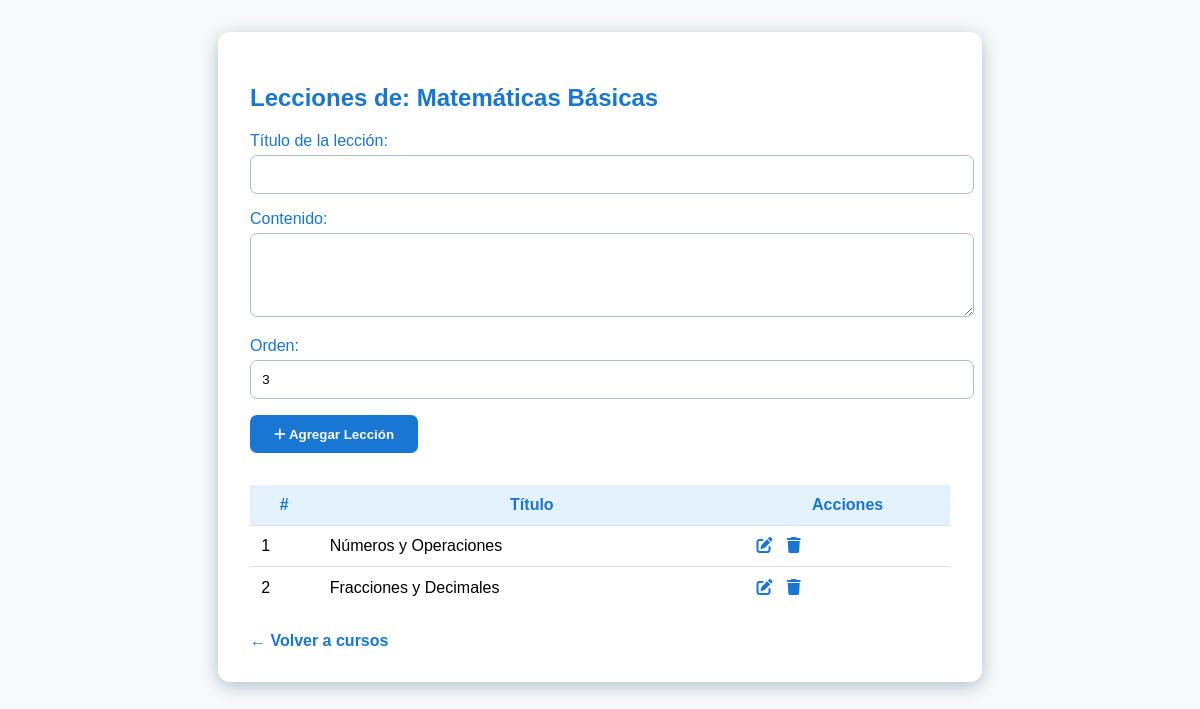
Page /dashboard/admin/manage_lessons.php?curso_id=1 (signed in) on the committed database.
### tables this page shows
CREATE TABLE IF NOT EXISTS `cursos` (
  `id` int(11) NOT NULL AUTO_INCREMENT,
  `titulo` varchar(100) NOT NULL,
  `descripcion` text NOT NULL,
  `instructor_id` int(11) NOT NULL,
  `creado_en` timestamp NOT NULL DEFAULT current_timestamp(),
  `imagen_portada` varchar(255) DEFAULT NULL,
  `categoria` varchar(50) DEFAULT NULL,
  `estado` enum('borrador','publicado','archivado') DEFAULT 'borrador',
  `nivel` varchar(30) DEFAULT NULL,
  `duracion` varchar(30) DEFAULT NULL,
  `requisitos` text DEFAULT NULL,
  PRIMARY KEY (`id`),
  KEY `instructor_id` (`instructor_id`)
);

CREATE TABLE IF NOT EXISTS `lecciones` (
  `id` int(11) NOT NULL AUTO_INCREMENT,
  `curso_id` int(11) NOT NULL,
  `titulo` varchar(150) NOT NULL,
  `contenido` text NOT NULL,
  `orden` int(11) DEFAULT 1,
  PRIMARY KEY (`id`),
  KEY `curso_id` (`curso_id`)
);

### dashboard/admin/manage_lessons.php (the view, shortened to what this page needs)
<?php
require_once __DIR__ . '/../../backend/db/db.php';
$curso_id = isset($_GET['curso_id']) ? intval($_GET['curso_id']) : 0;
$stmt = $conn->prepare('SELECT titulo FROM cursos WHERE id = ?');
$stmt->execute([$curso_id]);
$curso = $stmt->fetch(PDO::FETCH_ASSOC);
$stmt = $conn->prepare('SELECT * FROM lecciones WHERE curso_id = ? ORDER BY orden ASC');
$stmt->execute([$curso_id]);
$lecciones = $stmt->fetchAll(PDO::FETCH_ASSOC);
?>
<!DOCTYPE html>
<html lang="es">
<head>
    <link rel="stylesheet" href="https://cdnjs.cloudflare.com/ajax/libs/font-awesome/6.0.0/css/all.min.css">
</head>
<body>
<div class="container">
    <h2>Lecciones de: <?= htmlspecialchars($curso['titulo']) ?></h2>
    <form method="post">
        <label for="titulo">Título de la lección:</label>
        <input type="text" id="titulo" name="titulo" required>
        <label for="contenido">Contenido:</label>
        <textarea id="contenido" name="contenido" rows="4" required></textarea>
        <label for="orden">Orden:</label>
        <input type="number" id="orden" name="orden" min="1" value="<?= count($lecciones)+1 ?>" required>
        <button type="submit"><i class="fas fa-plus"></i> Agregar Lección</button>
    </form>
    <table>
        <thead>
            <tr><th>#</th><th>Título</th><th>Acciones</th></tr>
        </thead>
        <tbody>
        <?php foreach ($lecciones as $lec): ?>
            <tr>
                <td><?= $lec['orden'] ?></td>
                <td><?= htmlspecialchars($lec['titulo']) ?></td>
                <td class="actions">
                    <a href="/AprendePlus/dashboard/admin/edit_lesson.php?id=<?= $lec['id'] ?>&curso_id=<?= $curso_id ?>" title="Editar"><i class="fas fa-edit"></i></a>
                    <a href="/AprendePlus/dashboard/admin/delete_lesson.php?id=<?= $lec['id'] ?>&curso_id=<?= $curso_id ?>" title="Eliminar" onclick="return confirm('¿Eliminar esta lección?')"><i class="fas fa-trash"></i></a>
                </td>
            </tr>
        <?php endforeach; ?>
        </tbody>
    </table>
    <a href="/AprendePlus/dashboard/admin/all_courses.php" style="display:inline-block;margin-top:1.5rem;color:#1976d2;text-decoration:none;font-weight:600;">&larr; Volver a cursos</a>
</div>
</body>
</html>

### dashboard/admin/manage_lessons.php (style rules this page uses)
body { font-family: 'Poppins', sans-serif; background: #f7fafc; margin:0; padding:0; }
.container { max-width: 700px; margin: 2rem auto; background: #fff; border-radius: 12px; box-shadow: 0 4px 18px #b0bec5; padding: 2rem; }
h2 { color: #1976d2; }
form { margin-bottom: 2rem; }
label { display:block; margin-bottom:0.3rem; color:#1976d2; font-weight:500; }
input[type=text], textarea, input[type=number] { width:100%; padding:0.7rem; border-radius:7px; border:1px solid #b0bec5; margin-bottom:1rem; }
button { background:#1976d2; color:#fff; border:none; border-radius:7px; padding:0.7rem 1.5rem; font-weight:600; cursor:pointer; }
table { width:100%; border-collapse:collapse; margin-top:1.5rem; }
th, td { padding:0.7rem; border-bottom:1px solid #e0e0e0; }
th { background:#e3f2fd; color:#1976d2; }
tr:last-child td { border-bottom:none; }
.actions a { color:#1976d2; margin-right:10px; text-decoration:none; }

### rows in the picture
cursos: titulo "Matemáticas Básicas"
lecciones: orden "1", titulo "Números y Operaciones"
lecciones: orden "2", titulo "Fracciones y Decimales"
